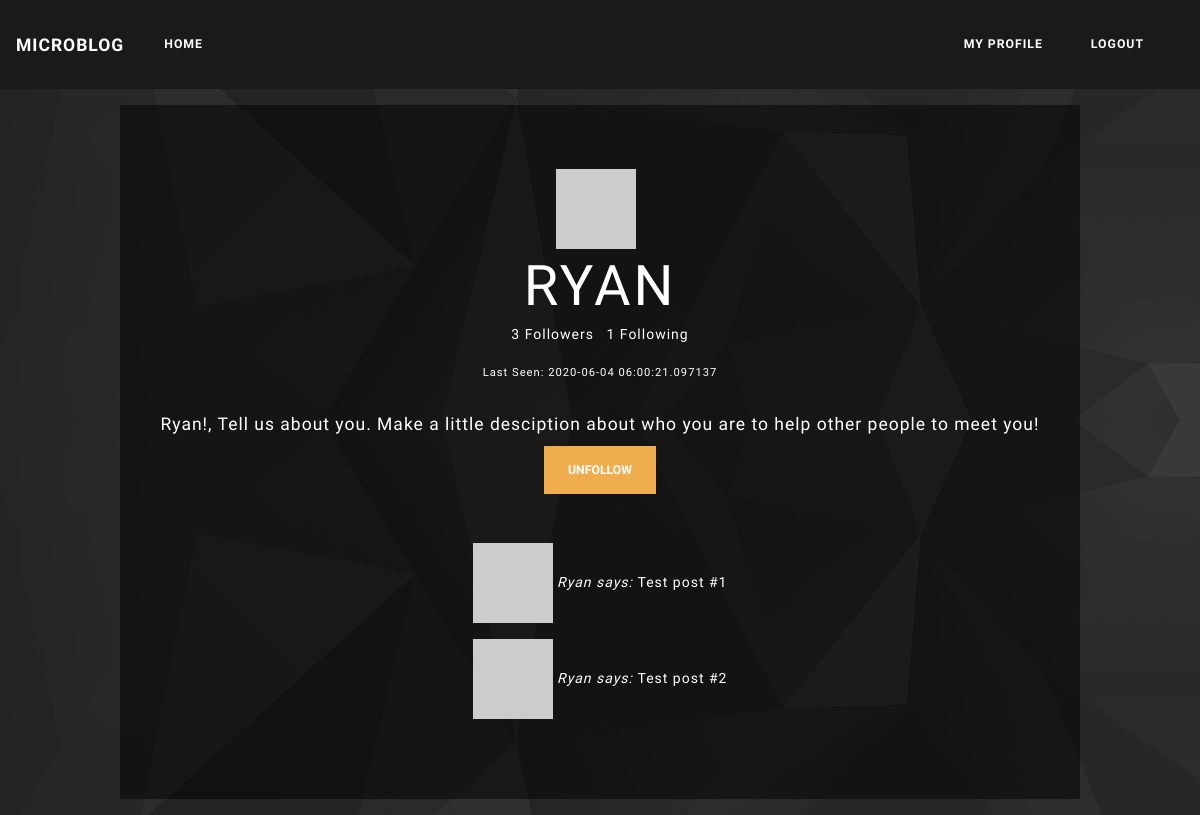
The app's page /user/Ryan (signed in) with its own data.
### app/models.py (models this page shows, shortened)
class User(UserMixin ,db.Model):
    id = db.Column(db.Integer, primary_key = True)
    username = db.Column(db.String(64), index = True, unique = True)
    email = db.Column(db.String(120), index = True, unique = True)
    password_hash = db.Column(db.String(128))
    about_me = db.Column(db.String(140))
    last_seen = db.Column(db.DateTime, default=datetime.utcnow)
    followed = db.relationship(
        'User', secondary=followers,
        primaryjoin=(followers.c.follower_id == id),
        secondaryjoin=(followers.c.followed_id == id),
        backref=db.backref('followers', lazy='dynamic'), lazy='dynamic')
    def avatar(self, size):
        digest = md5(self.email.lower().encode('utf-8')).hexdigest()
        return 'https://www.gravatar.com/avatar/{}?d=identicon&s={}'.format(
            digest, size)
    def is_following(self, user):
        return self.followed.filter(
            followers.c.followed_id == user.id).count() > 0

### app/routes.py (the view)
@app.route('/user/<username>')
@login_required
def user(username):
    user = User.query.filter_by(username=username).first_or_404()
    posts = [
        {'author': user, 'body': 'Test post #1'},
        {'author': user, 'body': 'Test post #2'}
    ]
    form = EmptyForm()
    return render_template('user.html', user=user, posts=posts, form=form)

### app/forms.py
class EmptyForm(FlaskForm):
    submit = SubmitField('Submit')

### app/models.py (called while the page is built)
@login.user_loader
def load_user(id):
    return User.query.get(int(id))

### app/routes.py (called while the page is built)
@app.before_request
def before_request():
    if current_user.is_authenticated:
        current_user.last_seen = datetime.utcnow()
        db.session.commit()

### app/templates/user.html (shortened to what this page needs)
{% extends 'base.html' %}
{% block content %}
    <div class="row">
        <div class="jumbotron text-center mx-auto text-white m-3 " style="background-color:rgba(0, 0, 0, 0.5);">
            <img class="pull-left mr-2" src="{{ user.avatar(128) }}" alt="Profile Pic">
            <h1 class="display-4 m-1 text-white"> {{ user.username }} </h1>
            <ul class="list-inline">
                <li class="list-inline-item"> {{ user.followers.count() }} Followers </li>
                <li class="list-inline-item"> {{ user.followed.count() }} Following </li>
            </ul>
            {% if user.last_seen %}
                <small class="text-white"> Last Seen: {{ user.last_seen }} </small>
            {% endif %}
            <br>
            <br>
            <p class="lead m-2">
                {% if user.about_me %}
                    {{ user.about_me }}
                {% else %}
                    {{user.username }}!, Tell us about you. Make a little desciption about who you are to help other people to meet you!
                {% endif %}
            </p>
            {% if user == current_user %}
                <a class="btn btn-info" href="{{ url_for('edit_profile') }}"> Edit Profile </a>
            {% elif not current_user.is_following(user) %}
                <form action="{{ url_for('follow', username=user.username) }}" method='post'>
                    {{ form.hidden_tag() }}
                    {{ form.submit(value='Follow', class_="btn btn-info") }}
                </form>
            {% else %}
                <form action="{{ url_for('unfollow', username=user.username) }}" method="post">
                    {{ form.submit(value='Unfollow', class_="btn btn-warning") }}
                </form>
            {% endif %}
            <hr class='my-4'>
            {% for post in posts %}
                <p>
                    <img src="{{ post.author.avatar(36) }}" alt=""> <i> {{ post.author.username }} says: </i> {{ post.body }}
                </p>
            {% endfor %}
        </div>
    </div>
{% endblock %}

### records on screen
User: username "RYAN", last_seen "2020-06-04 06:00:21.097137", username "Ryan", author.username "Ryan" "Ryan"

### other values on screen
{{ user.followers.count() }} "3"
{{ user.followed.count() }} "1"
{{ post.body }} "Test post #1" "Test post #2"
